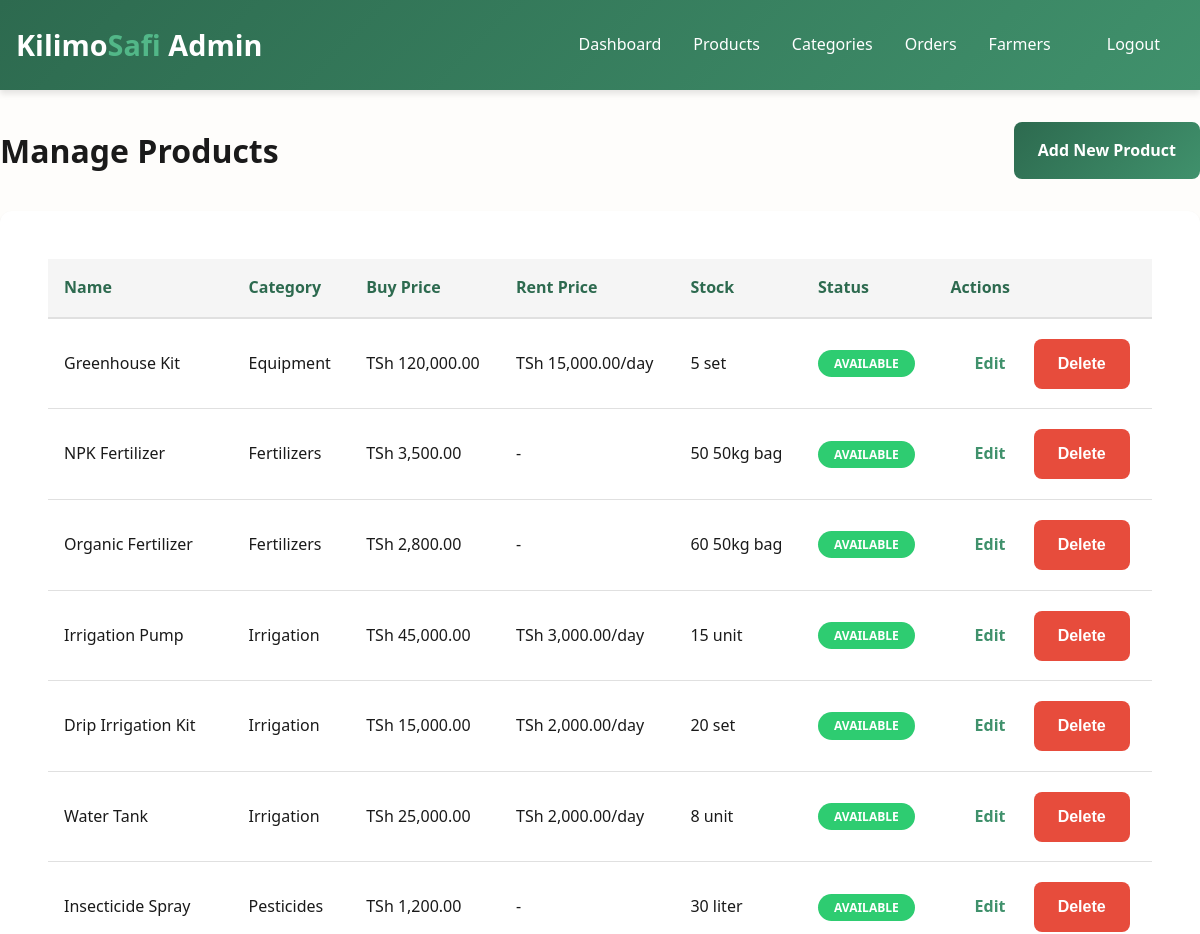
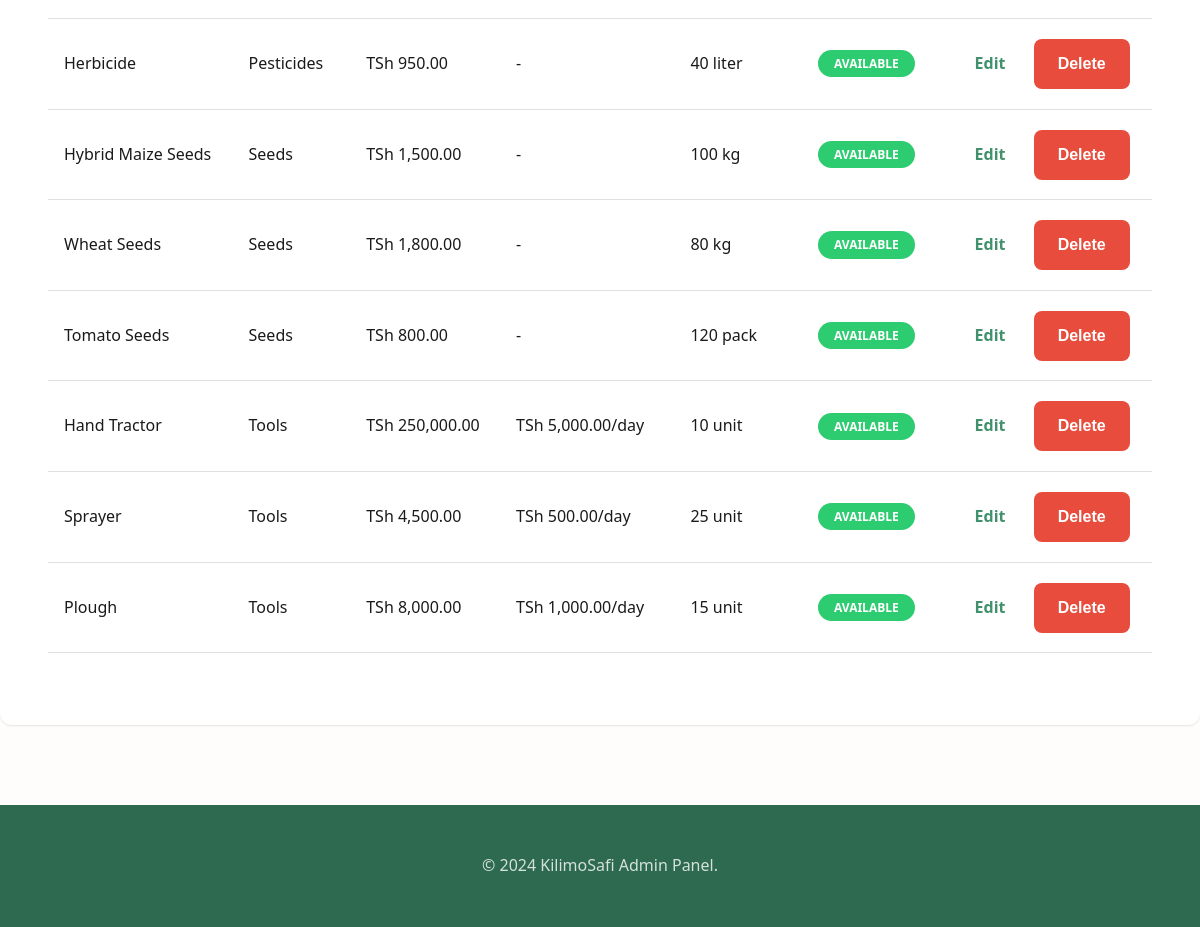
/admin/products.php (signed in), run on the app's committed database (2 pictures, top to bottom).
### tables this page shows
CREATE TABLE products (
    id INT PRIMARY KEY AUTO_INCREMENT,
    name VARCHAR(200) NOT NULL,
    category_id INT NOT NULL,
    description TEXT,
    image_url VARCHAR(255),
    buy_price DECIMAL(10,2),
    rent_price DECIMAL(10,2) DEFAULT NULL,
    quantity_available INT DEFAULT 0,
    unit VARCHAR(20) DEFAULT 'kg',
    is_available BOOLEAN DEFAULT TRUE,
    min_rent_days INT DEFAULT 1,
    created_by INT,
    created_at TIMESTAMP DEFAULT CURRENT_TIMESTAMP,
    updated_at TIMESTAMP DEFAULT CURRENT_TIMESTAMP ON UPDATE CURRENT_TIMESTAMP,
    FOREIGN KEY (category_id) REFERENCES categories(id) ON DELETE CASCADE,
    FOREIGN KEY (created_by) REFERENCES users(id) ON DELETE SET NULL,
    INDEX idx_category (category_id),
    INDEX idx_availability (is_available),
    INDEX idx_name (name),
    INDEX idx_price (buy_price, rent_price)
);

CREATE TABLE categories (
    id INT PRIMARY KEY AUTO_INCREMENT,
    name VARCHAR(100) NOT NULL,
    description TEXT,
    icon VARCHAR(50),
    created_at TIMESTAMP DEFAULT CURRENT_TIMESTAMP,
    updated_at TIMESTAMP DEFAULT CURRENT_TIMESTAMP ON UPDATE CURRENT_TIMESTAMP,
    UNIQUE KEY unique_name (name)
);

### includes/functions.php (called while the page is built, shortened)
<?php
function format_price($price) {
    return 'TSh ' . number_format($price, 2);
}
?>

### admin/products.php (the view, shortened to what this page needs)
<?php
require_once '../includes/db.php';
require_once '../includes/functions.php';
$stmt = $pdo->prepare("
    SELECT p.*, c.name as category_name
    FROM products p
    JOIN categories c ON p.category_id = c.id
    ORDER BY p.created_at DESC
");
$stmt->execute();
$products = $stmt->fetchAll();
?>
<!DOCTYPE html>
<html lang="en">
<head>
    <link rel="stylesheet" href="../assets/css/main.css">
</head>
<body>
    <header>
        <div class="container">
            <nav>
                <a href="../index.php" class="logo">Kilimo<span>Safi</span> Admin</a>
                <div class="nav-links">
                    <a href="dashboard.php">Dashboard</a>
                    <a href="products.php">Products</a>
                    <a href="categories.php">Categories</a>
                    <a href="orders.php">Orders</a>
                    <a href="farmers.php">Farmers</a>
                    <a href="../api/logout.php" class="btn btn-outline">Logout</a>
                </div>
            </nav>
        </div>
    </header>
    <main class="container" style="padding: var(--spacing-xl) 0;">
        <div style="display: flex; justify-content: space-between; align-items: center; margin-bottom: var(--spacing-xl);">
            <h1>Manage Products</h1>
            <a href="product-form.php" class="btn btn-primary">Add New Product</a>
        </div>
        <?php if (!empty($products)): ?>
            <div class="card">
                <div class="card-body" style="overflow-x: auto;">
                    <table>
                        <thead>
                            <tr>
                                <th>Name</th>
                                <th>Category</th>
                                <th>Buy Price</th>
                                <th>Rent Price</th>
                                <th>Stock</th>
                                <th>Status</th>
                                <th>Actions</th>
                            </tr>
                        </thead>
                        <tbody>
                            <?php foreach ($products as $product): ?>
                                <tr>
                                    <td><?= htmlspecialchars($product['name']) ?></td>
                                    <td><?= htmlspecialchars($product['category_name']) ?></td>
                                    <td><?= !empty($product['buy_price']) ? format_price($product['buy_price']) : '-' ?></td>
                                    <td><?= !empty($product['rent_price']) ? format_price($product['rent_price']) . '/day' : '-' ?></td>
                                    <td><?= (int)$product['quantity_available'] ?> <?= htmlspecialchars($product['unit']) ?></td>
                                    <td>
                                        <span class="badge <?= $product['is_available'] ? 'badge-success' : 'badge-danger' ?>">
                                            <?= $product['is_available'] ? 'Available' : 'Unavailable' ?>
                                        </span>
                                    </td>
                                    <td>
                                        <a href="product-form.php?id=<?= $product['id'] ?>" class="btn btn-sm btn-secondary">Edit</a>
                                        <button onclick="deleteProduct(<?= $product['id'] ?>)" class="btn btn-sm btn-danger">Delete</button>
                                    </td>
                                </tr>
                            <?php endforeach; ?>
                        </tbody>
                    </table>
                </div>
            </div>
        <?php endif; ?>
    </main>
    <footer>
        <div class="container">
            <p>&copy; 2024 KilimoSafi Admin Panel.</p>
        </div>
    </footer>
</body>
</html>

### assets/css/main.css (style rules this page uses)
:root { --primary-green: #2d6a4f; --secondary-green: #40916c; --light-green: #52b788; --accent-green: #74c69d; --pale-green: #b7e4c7; --earth-brown: #6f4e37; --light-brown: #a0826d; --cream: #f1f1e8; --light-cream: #fefdfb; --dark-text: #1a1a1a; --medium-text: #4a4a4a; --light-text: #707070; --light-gray: #f5f5f5; --border-gray: #e0e0e0; --success: #2ecc71; --warning: #f39c12; --danger: #e74c3c; --info: #3498db; --spacing-xs: 0.25rem; --spacing-sm: 0.5rem; --spacing-md: 1rem; --spacing-lg: 1.5rem; --spacing-xl: 2rem; --spacing-2xl: 3rem; --radius-sm: 4px; --radius-md: 8px; --radius-lg: 12px; --radius-xl: 16px; --shadow-sm: 0 1px 2px rgba(0, 0, 0, 0.1); --shadow-md: 0 4px 6px rgba(0, 0, 0, 0.1); --shadow-lg: 0 10px 15px rgba(0, 0, 0, 0.1); --shadow-xl: 0 20px 25px rgba(0, 0, 0, 0.1); --transition: all 0.3s ease; }
* { margin: 0; padding: 0; box-sizing: border-box; }
html { font-size: 16px; scroll-behavior: smooth; }
body { font-family: 'Segoe UI', Tahoma, Geneva, Verdana, sans-serif; color: var(--dark-text); background-color: var(--light-cream); line-height: 1.6; }
.container { max-width: 1200px; margin: 0 auto; padding: 0 var(--spacing-md); }
header { background: linear-gradient(135deg, var(--primary-green), var(--secondary-green)); color: white; padding: var(--spacing-md) 0; box-shadow: var(--shadow-md); position: sticky; top: 0; z-index: 1000; }
nav { display: flex; justify-content: space-between; align-items: center; }
.logo { font-size: 1.8rem; font-weight: bold; color: white; text-decoration: none; }
.logo span { color: var(--light-green); }
.nav-links { display: flex; list-style: none; gap: var(--spacing-xl); align-items: center; }
.nav-links a { color: white; text-decoration: none; transition: var(--transition); font-weight: 500; }
.btn { display: inline-block; padding: var(--spacing-md) var(--spacing-xl); border: 2px solid transparent; border-radius: var(--radius-md); font-size: 1rem; font-weight: 500; cursor: pointer; transition: var(--transition); text-align: center; text-decoration: none; white-space: nowrap; }
.btn-primary { background-color: var(--secondary-green); color: white; border-color: var(--secondary-green); }
.btn-secondary { background-color: transparent; color: var(--secondary-green); border-color: var(--secondary-green); }
.btn-outline { background-color: transparent; color: var(--secondary-green); border: 2px solid var(--secondary-green); }
.btn-danger { background-color: var(--danger); color: white; border-color: var(--danger); }
.btn-sm { padding: var(--spacing-sm) var(--spacing-md); font-size: 0.875rem; }
.card { background-color: white; border-radius: var(--radius-lg); padding: var(--spacing-lg); box-shadow: var(--shadow-sm); transition: var(--transition); }
.card-body { padding: var(--spacing-lg); }
table { width: 100%; border-collapse: collapse; margin-bottom: var(--spacing-lg); }
table thead { background-color: var(--light-gray); }
table th { padding: var(--spacing-md); text-align: left; font-weight: 600; color: var(--primary-green); border-bottom: 2px solid var(--border-gray); }
table td { padding: var(--spacing-md); border-bottom: 1px solid var(--border-gray); }
.badge { display: inline-block; padding: var(--spacing-xs) var(--spacing-md); border-radius: var(--radius-xl); font-size: 0.75rem; font-weight: 600; text-transform: uppercase; }
.badge-success { background-color: var(--success); color: white; }
footer { background: var(--primary-green); color: white; padding: var(--spacing-2xl) 0; text-align: center; margin-top: var(--spacing-2xl); }
footer p { color: rgba(255, 255, 255, 0.8); margin: 0; }
.btn { padding: var(--spacing-md) var(--spacing-lg); border: none; border-radius: var(--radius-md); font-size: 1rem; font-weight: 600; cursor: pointer; transition: var(--transition); text-decoration: none; display: inline-block; text-align: center; }
.btn-primary { background: linear-gradient(135deg, var(--primary-green), var(--secondary-green)); color: white; }

### data on the page
products: name "Greenhouse Kit", category.name "Equipment", buy_price "TSh 120,000.00", rent_price "TSh 15,000.00", quantity_available "5", unit "set", is_available "AVAILABLE"
products: name "NPK Fertilizer", category.name "Fertilizers", buy_price "TSh 3,500.00", quantity_available "50", unit "50kg bag", is_available "AVAILABLE"
products: name "Organic Fertilizer", category.name "Fertilizers", buy_price "TSh 2,800.00", quantity_available "60", unit "50kg bag", is_available "AVAILABLE"
products: name "Irrigation Pump", category.name "Irrigation", buy_price "TSh 45,000.00", rent_price "TSh 3,000.00", quantity_available "15", unit "unit", is_available "AVAILABLE"
products: name "Drip Irrigation Kit", category.name "Irrigation", buy_price "TSh 15,000.00", rent_price "TSh 2,000.00", quantity_available "20", unit "set", is_available "AVAILABLE"
products: name "Water Tank", category.name "Irrigation", buy_price "TSh 25,000.00", rent_price "TSh 2,000.00", quantity_available "8", unit "unit", is_available "AVAILABLE"
products: name "Insecticide Spray", category.name "Pesticides", buy_price "TSh 1,200.00", quantity_available "30", unit "liter", is_available "AVAILABLE"
products: name "Herbicide", category.name "Pesticides", buy_price "TSh 950.00", quantity_available "40", unit "liter", is_available "AVAILABLE"
products: name "Hybrid Maize Seeds", category.name "Seeds", buy_price "TSh 1,500.00", quantity_available "100", unit "kg", is_available "AVAILABLE"
products: name "Wheat Seeds", category.name "Seeds", buy_price "TSh 1,800.00", quantity_available "80", unit "kg", is_available "AVAILABLE"
products: name "Tomato Seeds", category.name "Seeds", buy_price "TSh 800.00", quantity_available "120", unit "pack", is_available "AVAILABLE"
products: name "Hand Tractor", category.name "Tools", buy_price "TSh 250,000.00", rent_price "TSh 5,000.00", quantity_available "10", unit "unit", is_available "AVAILABLE"
products: name "Sprayer", category.name "Tools", buy_price "TSh 4,500.00", rent_price "TSh 500.00", quantity_available "25", unit "unit", is_available "AVAILABLE"
products: name "Plough", category.name "Tools", buy_price "TSh 8,000.00", rent_price "TSh 1,000.00", quantity_available "15", unit "unit", is_available "AVAILABLE"
